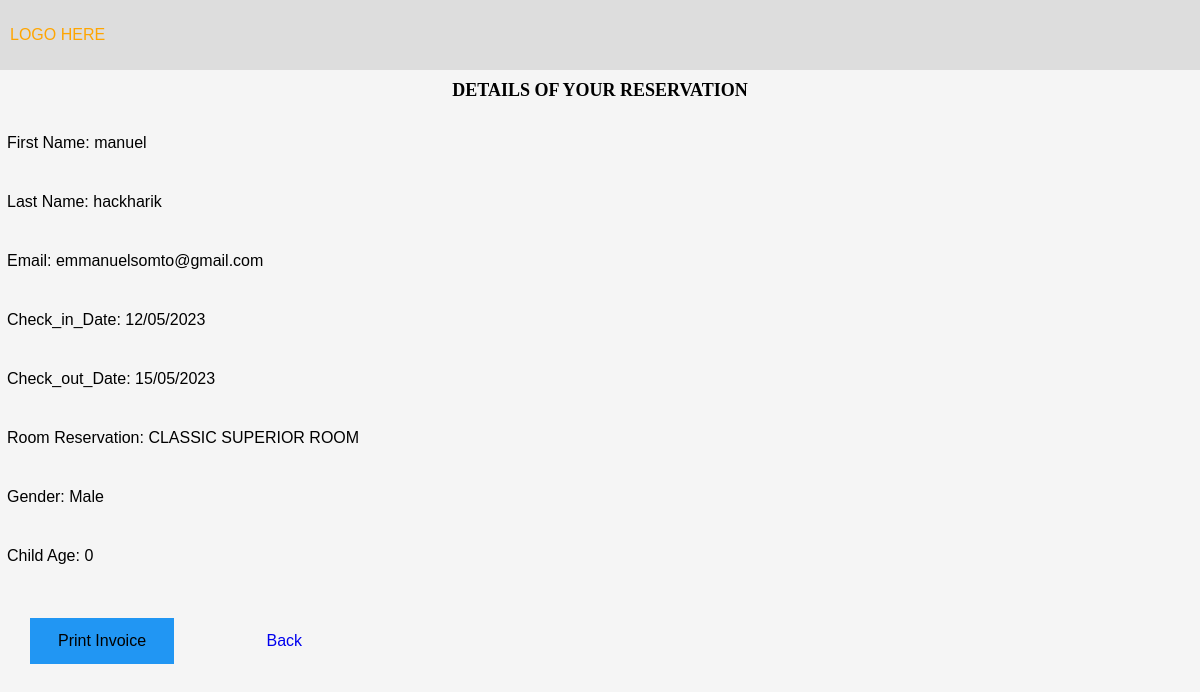
Screenshot of /view.php?id=15 with the database file from the repository.
### tables this page shows
CREATE TABLE `tb_invoice` (
  `id` int(50) NOT NULL,
  `FirstName` varchar(250) NOT NULL,
  `LastName` varchar(250) NOT NULL,
  `Email` varchar(100) NOT NULL,
  `Check_in` varchar(255) NOT NULL,
  `Check_out` varchar(255) NOT NULL,
  `Room` varchar(250) NOT NULL,
  `Gender` varchar(50) NOT NULL,
  `Age` int(11) DEFAULT NULL,
  `Booked_at` timestamp NOT NULL DEFAULT current_timestamp() ON UPDATE current_timestamp()
);

### view.php (the view, shortened to what this page needs)
<?php
require 'dbcon.php';
?>
<!doctype html>
<html lang="en">
  <head>
</head>
<body>
<div class="logo default" >
    <p style="color: orange;" >LOGO HERE</p>
</div>
    <div class="text" ><b>DETAILS OF YOUR RESERVATION</b></div>
                    <div class="container">
                        <?php
                        if(isset($_GET['id']))
                        {
                            $student_id = mysqli_real_escape_string($con, $_GET['id']);
                            $query = "SELECT * FROM tb_invoice WHERE id='$student_id' ";
                            $query_run = mysqli_query($con, $query);
                            if(mysqli_num_rows($query_run) > 0)
                            {
                                $row = mysqli_fetch_array($query_run);
                                ?>
                                    <div class="line">
                                        <p class="liner">
                                            First Name: <?=$row['FirstName'];?>
                                        </p>
                                    </div>
                                    <div class="line">
                                        <p class="liner">
                                            Last Name: <?=$row['LastName'];?>
                                        </p>
                                    </div>
                                    <div class="line">
                                        <p class="liner">
                                           Email: <?=$row['Email'];?>
                                        </p>
                                    </div>
                                    <div class="line">
                                        <p class="liner">
                                        Check_in_Date: <?=$row['Check_in'];?>
                                        </p>
                                    </div>
                                    <div class="line">
                                        <p class="liner">
                                        Check_out_Date: <?=$row['Check_out'];?>
                                        </p>
                                    </div>
                                    <div class="line">
                                        <p class="liner">
                                        Room Reservation: <?=$row['Room'];?>
                                        </p>
                                    </div>
                                    <div class="line">
                                        <p class="liner">
                                        Gender: <?=$row['Gender'];?>
                                        </p>
                                    </div>
                                    <div class="line">
                                        <p class="liner">
                                        Child Age: <?=$row['Age'];?>
                                        </p>
                                    </div>
                                    <button class="btn info" onclick="window.print()">Print Invoice</button>
                                    <button class="btn warning" ><a href="receipt.php" style="text-decoration: none;">Back</a></button>
                                <?php
                            }
                            else
                            {
                                echo '<script>alert("Data not found on the Database!");</script>';
                            }
                        }
                        ?>
    </div>
</body>
</html>

### view.php (style rules this page uses)
body { font-family: Arial, sans-serif; background-color: whitesmoke; margin: 0; padding: 0; }
.text { text-align: center; text-size-adjust: 2px; padding: 10px; font-family: 'Times New Roman', Times, serif; font-size: large; }
.logo { position: inherit; top: 0; left: 0; padding: 10px; }
.btn { border: none; background-color: inherit; padding: 14px 28px; font-size: 16px; cursor: pointer; display: inline-block; text-decoration: none; margin: 30px; }
.warning { color: orange; }
.info { background-color: #2196F3; }
.line { padding: 2px; margin: 5px; }

### rows the page displays
tb_invoice: FirstName "manuel", LastName "hackharik", Email "emmanuelsomto@gmail.com", Check_in "12/05/2023", Check_out "15/05/2023", Room "CLASSIC SUPERIOR ROOM", Gender "Male", Age "0"
